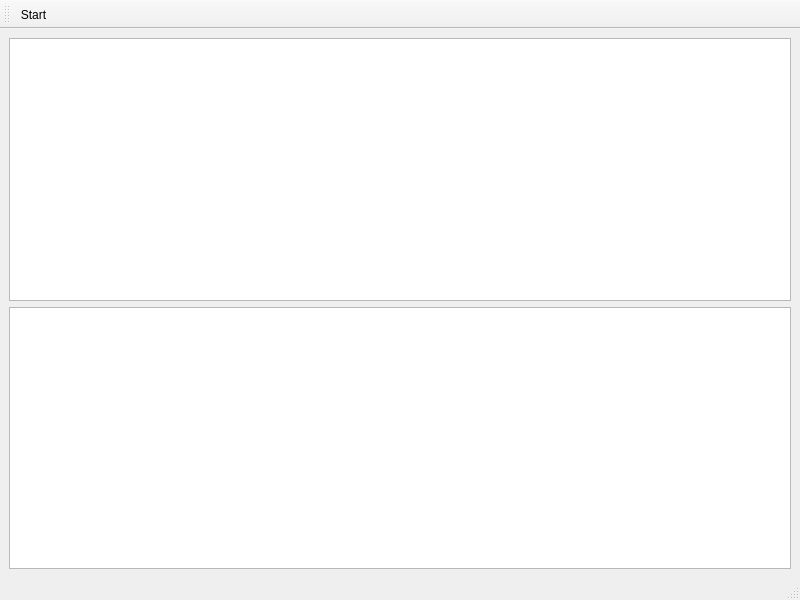
<?xml version="1.0" encoding="UTF-8"?>
<ui version="4.0">
 <class>MainWindow</class>
 <widget class="QMainWindow" name="MainWindow">
  <property name="geometry">
   <rect>
    <x>0</x>
    <y>0</y>
    <width>800</width>
    <height>600</height>
   </rect>
  </property>
  <property name="windowTitle">
   <string>MainWindow</string>
  </property>
  <widget class="QWidget" name="centralwidget">
   <layout class="QGridLayout" name="gridLayout">
    <item row="0" column="0">
     <widget class="QTextBrowser" name="textBrowser"/>
    </item>
    <item row="1" column="0">
     <widget class="QTableView" name="tableView"/>
    </item>
   </layout>
  </widget>
  <widget class="QMenuBar" name="menubar">
   <property name="geometry">
    <rect>
     <x>0</x>
     <y>0</y>
     <width>800</width>
     <height>22</height>
    </rect>
   </property>
  </widget>
  <widget class="QStatusBar" name="statusbar"/>
  <widget class="QToolBar" name="toolBar">
   <property name="windowTitle">
    <string>toolBar</string>
   </property>
   <attribute name="toolBarArea">
    <enum>TopToolBarArea</enum>
   </attribute>
   <attribute name="toolBarBreak">
    <bool>false</bool>
   </attribute>
   <addaction name="actionStart"/>
  </widget>
  <action name="actionStart">
   <property name="checkable">
    <bool>true</bool>
   </property>
   <property name="text">
    <string>Start</string>
   </property>
  </action>
 </widget>
 <resources/>
 <connections/>
</ui>
